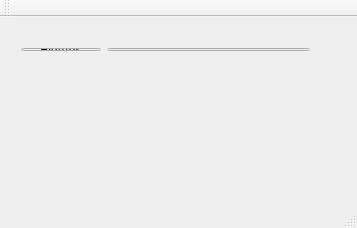
<?xml version="1.0" encoding="UTF-8"?>
<ui version="4.0">
 <class>MainWindow</class>
 <widget class="QMainWindow" name="MainWindow">
  <property name="geometry">
   <rect>
    <x>0</x>
    <y>0</y>
    <width>357</width>
    <height>228</height>
   </rect>
  </property>
  <property name="windowTitle">
   <string>MainWindow</string>
  </property>
  <widget class="QWidget" name="centralWidget">
   <widget class="QWidget" name="">
    <property name="geometry">
     <rect>
      <x>10</x>
      <y>20</y>
      <width>311</width>
      <height>25</height>
     </rect>
    </property>
    <layout class="QHBoxLayout" name="horizontalLayout">
     <item>
      <widget class="QPushButton" name="onOff">
       <property name="text">
        <string>Ein/Aus</string>
       </property>
      </widget>
     </item>
     <item>
      <widget class="QLineEdit" name="channels"/>
     </item>
    </layout>
   </widget>
   <widget class="QWidget" name="">
    <property name="geometry">
     <rect>
      <x>10</x>
      <y>70</y>
      <width>316</width>
      <height>19</height>
     </rect>
    </property>
    <layout class="QHBoxLayout" name="horizontalLayout_2">
     <item>
      <widget class="QRadioButton" name="ch1">
       <property name="text">
        <string>Kanal 1</string>
       </property>
      </widget>
     </item>
     <item>
      <widget class="QRadioButton" name="ch2">
       <property name="text">
        <string>Kanal 2</string>
       </property>
      </widget>
     </item>
     <item>
      <widget class="QRadioButton" name="ch3">
       <property name="text">
        <string>Kanal 3</string>
       </property>
      </widget>
     </item>
     <item>
      <widget class="QRadioButton" name="ch4">
       <property name="text">
        <string>Kanal 4</string>
       </property>
      </widget>
     </item>
     <item>
      <widget class="QRadioButton" name="ch5">
       <property name="text">
        <string>Kanal 5</string>
       </property>
      </widget>
     </item>
    </layout>
   </widget>
  </widget>
  <widget class="QMenuBar" name="menuBar">
   <property name="geometry">
    <rect>
     <x>0</x>
     <y>0</y>
     <width>357</width>
     <height>21</height>
    </rect>
   </property>
  </widget>
  <widget class="QToolBar" name="mainToolBar">
   <attribute name="toolBarArea">
    <enum>TopToolBarArea</enum>
   </attribute>
   <attribute name="toolBarBreak">
    <bool>false</bool>
   </attribute>
  </widget>
  <widget class="QStatusBar" name="statusBar"/>
 </widget>
 <layoutdefault spacing="6" margin="11"/>
 <resources/>
 <connections/>
</ui>
